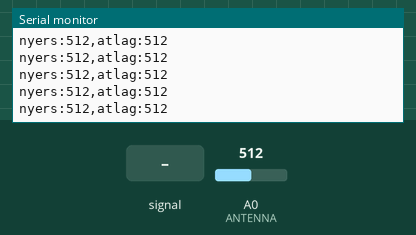
The sketch below on a simulated Arduino Uno, built with avr-gcc and run on an emulated ATmega328P. Shown: the last lines printed to the serial monitor. The inputs (shaded band) are chosen by the test bench; at power-on: A0 (ANTENNA) = 512.

Above: at 1.2 s.
1.3 s: A0 (ANTENNA) fed a 200 Hz sine of ±81 counts around its level
At 2.4 s:
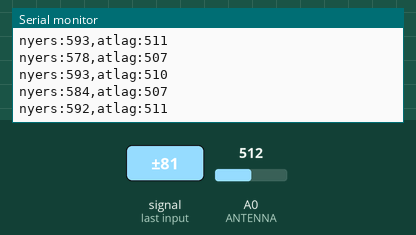
2.8 s: A0 (ANTENNA) set to 716
At 3.6 s:
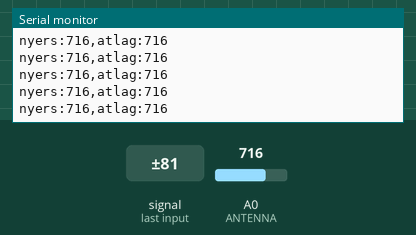
4.3 s: A0 (ANTENNA) fed a 1000 Hz sine of ±255 counts around its level
At 5.0 s:
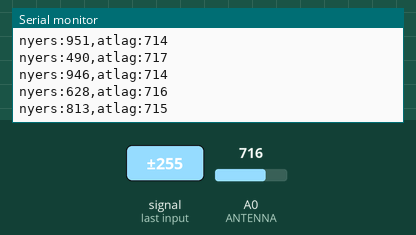
5.8 s: A0 (ANTENNA) set to 900
At 6.9 s:
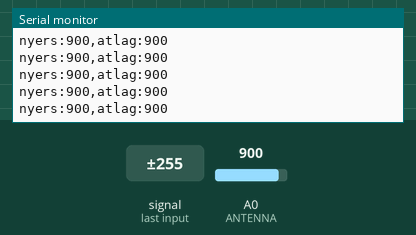
Timing chart, 0 to 8.3 s (numbered marks = the images above; inputs shaded):
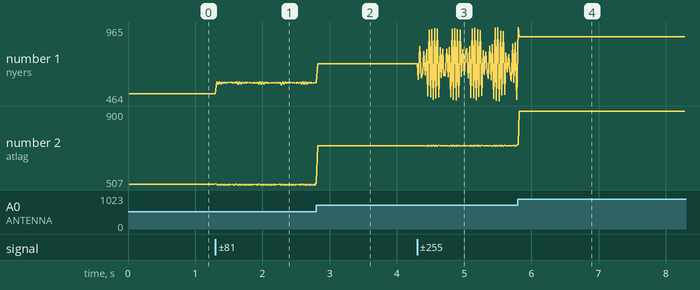

The sketch:

01_elektroszkop.ino
```cpp
// L1.1 – Az Arduino mint elektroszkóp
// Elektromosságtan és digitális elektronika, 1. fejezet (Synopsis)
//
// Az A0 lábra csak egy hosszú jumperkábel van kötve ("antenna"), más semmi.
// A sketch két görbét küld a soros plotternek:
//   nyers – egyetlen mérés (látszik rajta a hálózat 50 Hz-es "zümmögése")
//   atlag – 20 ms-on, azaz egy teljes hálózati perióduson át átlagolt érték
// Biztonság: a feltöltött fésűt ne érintsd az antennához és a lábakhoz (ESD)!

const int ANTENNA = A0;          // melyik lábat olvassuk

void setup() {
  Serial.begin(115200);          // a soros plotterben is 115200 baudot válassz!
}

void loop() {
  int nyers = analogRead(ANTENNA);       // egyetlen mérés: 0 ... 1023

  long osszeg = 0;                       // 20 ms-ig mérünk és összeadunk
  int db = 0;
  unsigned long kezdet = millis();
  while (millis() - kezdet < 20) {
    osszeg += analogRead(ANTENNA);
    db++;
  }

  Serial.print("nyers:");                // "név:érték" formában a plotter
  Serial.print(nyers);                   // jelmagyarázatot is rajzol
  Serial.print(",atlag:");
  Serial.println(osszeg / db);
}
```

Measured:
- after the input at 1.3 s, the serial monitor: prints a new line at once (image 1)
- after the input at 2.8 s, the serial monitor: prints a new line at once (image 2)
- after the input at 4.3 s, the serial monitor: prints a new line at once (image 3)
- plotted number 1: 512 → 589 after the input at 1.3 s, 589 → 716 after the input at 2.8 s, 716 → 473 after the input at 4.3 s
- plotted number 2: 512 → 507 after the input at 1.3 s, 507 → 716 after the input at 2.8 s, 716 → 717 after the input at 4.3 s
